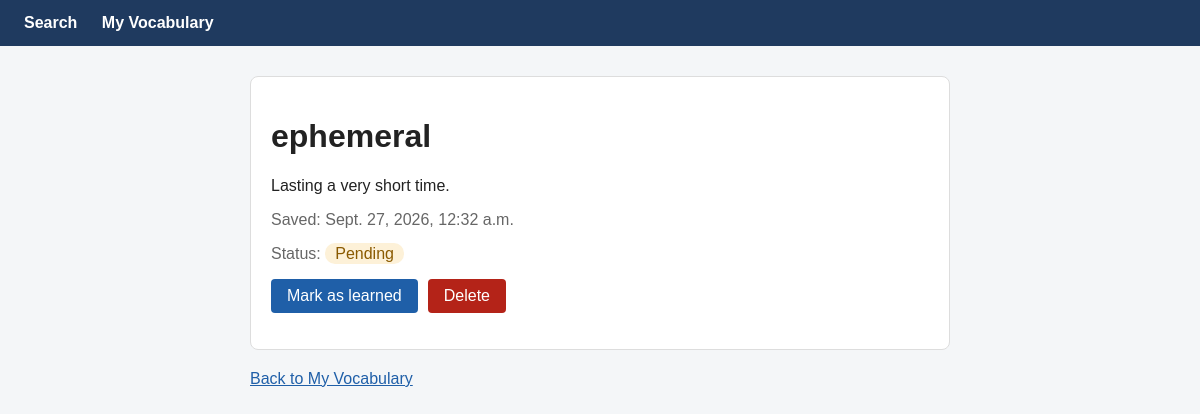
/words/2/, run on the app's committed database.
### dictionary/models.py (models this page shows, shortened)
class Word(models.Model):
    word = models.CharField(max_length=100)
    definition = models.TextField()
    date_saved = models.DateTimeField("date saved", default=timezone.now)
    is_learned = models.BooleanField(default=False)

### dictionary/views.py (the view)
# urls.py: path("words/<int:pk>/", views.WordDetailView.as_view(), name="word_detail"),
class WordDetailView(generic.DetailView):
    model = Word
    template_name = "dictionary/word_detail.html"
    context_object_name = "saved_word"

### dictionary/templates/dictionary/word_detail.html (shortened to what this page needs)
{% load static %}
<link rel="stylesheet" href="{% static 'dictionary/style.css' %}">
<nav>
    <a href="{% url 'dictionary:search_page' %}">Search</a>
    <a href="{% url 'dictionary:word_list' %}">My Vocabulary</a>
</nav>
<main>
    <div class="card">
        <h1>{{ saved_word.word }}</h1>
        <p>{{ saved_word.definition }}</p>
        <p class="message">Saved: {{ saved_word.date_saved }}</p>
        <p class="message">
            Status:
            {% if saved_word.is_learned %}
                <span class="status learned">Learned</span>
            {% else %}
                <span class="status">Pending</span>
            {% endif %}
        </p>
        <div class="actions">
            <form action="{% url 'dictionary:toggle_learned' saved_word.id %}" method="post">
                {% if saved_word.is_learned %}
                    <input type="submit" value="Mark as pending">
                {% else %}
                    <input type="submit" value="Mark as learned">
                {% endif %}
            </form>
            <form action="{% url 'dictionary:delete_word' saved_word.id %}" method="post">
                <input type="submit" value="Delete" class="delete">
            </form>
        </div>
    </div>
    <a href="{% url 'dictionary:word_list' %}">Back to My Vocabulary</a>
</main>

### dictionary/static/dictionary/style.css (style rules this page uses)
nav { background: #1f3a5f; padding: 14px 24px; }
nav a { color: white; text-decoration: none; margin-right: 20px; font-weight: bold; }
main { max-width: 700px; margin: 30px auto; padding: 0 16px; }
a { color: #1f5fa8; }
input[type="submit"] { padding: 8px 16px; font-size: 16px; color: white; background: #1f5fa8; border: none; border-radius: 4px; cursor: pointer; }
input[type="submit"].delete { background: #b42318; }
.card { background: white; border: 1px solid #dddddd; border-radius: 8px; padding: 20px; margin: 20px 0; }
.message { color: #666666; }
.actions { display: flex; gap: 10px; }
.status { padding: 2px 10px; border-radius: 10px; background: #fdf1d8; color: #8a5a00; }

### data on the page
Word: word "ephemeral", definition "Lasting a very short time.", date_saved "Sept. 27, 2026, 12:32 a.m."
